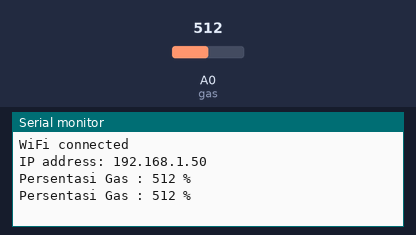
The sketch below on a simulated ESP8266 (NodeMCU). Parts: the last lines printed to the serial monitor. Inputs (shaded band) come from the test bench; at power-on: A0 (gas) = 512. WiFi joins after 1.5 s; servers stay silent unless stated; random numbers use the default seed unless the sketch sets one; no MQTT or app messages arrive unless stated.

Above: at 2.7 s.
2.8 s: A0 (gas) set to 716
At 4.1 s:
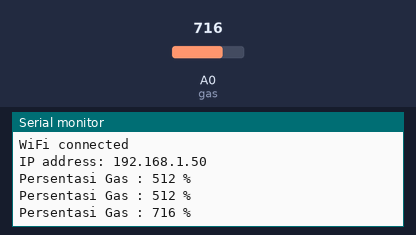
4.3 s: A0 (gas) set to 900
At 5.1 s:
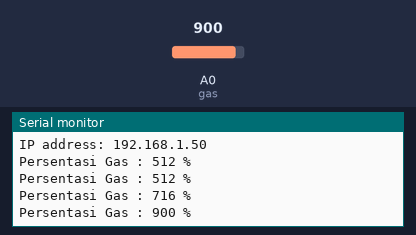
Timing chart, 0 to 7.3 s (numbered marks = the images above; inputs shaded):
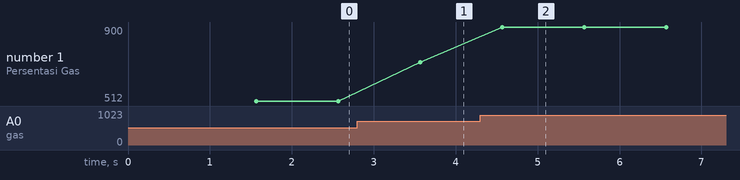

Measured:
- after the input at 2.8 s, the serial monitor: prints a new line after 0.76 s (image 1)
- after the input at 4.3 s, the serial monitor: prints a new line after 0.27 s (image 2)
- plotted number 1: 512 → 716 after the input at 2.8 s, 716 → 900 after the input at 4.3 s

The sketch:

sensor_gas_client.ino
```cpp
#include <ESP8266WiFi.h>
#include <PubSubClient.h>
#define MSG_BUFFER_SIZE  (50)
#define gas A0

const char* ssid = "Warnet Putri";
const char* password = "poiuytrewq";
const char* mqtt_server = "192.168.100.117";
int durasi,jarak;

WiFiClient espClient;
PubSubClient client(espClient);

char msg[MSG_BUFFER_SIZE];

void setup_wifi() {
  delay(10);
  WiFi.mode(WIFI_STA);
  WiFi.begin(ssid, password);

  while (WiFi.status() != WL_CONNECTED) {
    delay(500);
  }

  randomSeed(micros());

  Serial.println("");
  Serial.println("WiFi connected");
  Serial.print("IP address: ");
  Serial.println(WiFi.localIP());
}

void callback(char* topic, byte* payload, unsigned int length){
  for (int i = 0; i < length; i++) {
  }
}

void reconnect() {
  while (!client.connected()) {
    String clientId = "ESP8266Client-";
    clientId += String(random(0xffff), HEX);

    if (client.connect(clientId.c_str())) {
    } else {
      delay(5000);
    }
  }
}

void setup() {
  setup_wifi();
  Serial.begin(115200);

  pinMode(gas,INPUT);

  client.setServer(mqtt_server, 1883);
  client.setCallback(callback);
}

void loop() {
  if (!client.connected()) {
    reconnect();
  }

  client.loop();

  short data=analogRead(gas);
  map(data,0,1024,0,100);

  short persen=data*0.1-2;

  Serial.print("Persentasi Gas : ");
  Serial.print(data);
  Serial.println(" %");

  snprintf (msg, MSG_BUFFER_SIZE, "Persentase Gas : %ld %%",persen);

  client.publish("sensor_gas", msg);
  delay(1000);
}
```
